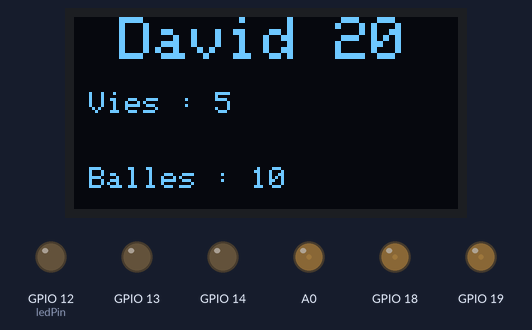
Recording of a sketch running on a simulated ESP8266 (NodeMCU). Shown: 128×64 one-colour display, output pins drawn as LEDs (lit = HIGH). What the sketch prints to the serial monitor is not drawn.

Above: at 0.2 s.
Timing chart, 0 to 130.0 s (numbered marks = the images above):
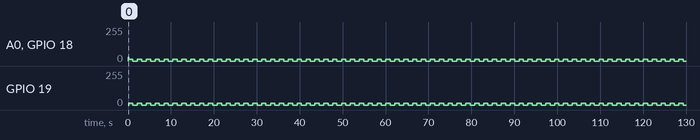

Measured:
- by itself, A0, GPIO 18, GPIO 19: alternates 13/255 for 1.0 s and 0/255 for 1.1 s

The sketch:

v3_test.ino
```cpp
#include <Arduino.h>
#include <IRremoteESP8266.h>
#include <IRsend.h>
#include <IRrecv.h>
#include <IRutils.h>
#include <Wire.h>
#include <Adafruit_GFX.h>
#include <Adafruit_SSD1306.h>
#include "RGBLed.h"

#define SCREEN_WIDTH 128 // OLED display width, in pixels
#define SCREEN_HEIGHT 64 // OLED display height, in pixels
#define IR_PIN 4
int RECV_PIN = 2;
int ledPin = 12;
const int buttonPin1 = 27;
const int buttonPin2 = 32;
const int buttonPin3 = 33;

RGBLed led2(14, 13, 12);
RGBLed led1(19, 18, 17);

int buttonState1 = 0;
int lastButtonState1 = HIGH;  // Ajout d'une variable pour suivre l'état précédent du bouton

int buttonState2 = 0;
int lastButtonState2 = HIGH;  // Ajout d'une variable pour suivre l'état précédent du bouton

int buttonState3 = 0;
int lastButtonState3 = HIGH;  // Ajout d'une variable pour suivre l'état précédent du bouton

Adafruit_SSD1306 display(SCREEN_WIDTH, SCREEN_HEIGHT, &Wire, -1); // Declaration for an SSD1306 display connected to I2C (SDA, SCL pins)

int vie = 5;
int balle = 10;
int fin = 5;

IRsend irsend(IR_PIN);  // Set the GPIO to be used to sending the message.
IRrecv irrecv(RECV_PIN);

decode_results results;

void setup() {
  irsend.begin();
  irsend.enableIROut(38);  // Set the frequency to 38 kHz
  Serial.begin(9600);
  Serial.println("Enabling IRin");
  irrecv.enableIRIn(); // Start the receiver
  Serial.println("Enabled IRin");
  pinMode(ledPin, OUTPUT);
  pinMode(buttonPin1, INPUT_PULLUP);
  pinMode(buttonPin2, INPUT_PULLUP);
  pinMode(buttonPin3, INPUT_PULLUP);

  // Ecran
  if(!display.begin(SSD1306_SWITCHCAPVCC, 0x3C)) { // Address 0x3D for 128x64
    Serial.println(F("SSD1306 allocation failed"));
    for(;;);
  }
  //delay(2000);
  //Ecran
  display.clearDisplay();

  display.setTextSize(2);
  display.setTextColor(WHITE);
  display.setCursor(15, 0);
  // Display static text
  display.println("David 20");

  display.setTextSize(1);
  display.setCursor(5, 25);
  display.println("Vies : " + String(vie));
  display.setCursor(5, 50);
  display.println("Balles : " + String(balle));
  display.display();

  led1.setColor(0, 27, 27);
}

void loop() {
  irsend.sendNEC(0x700200, 32);
  led1.setColor(13, 13, 13);
  delay (1000);
  led1.setColor(0,0,0);
  delay (1000);

}
```

RGBLed.h
```cpp
#ifndef RGBLED_H
#define RGBLED_H

#include <Arduino.h>

class RGBLed {
  public:
    RGBLed(int redPin, int greenPin, int bluePin)
      : redPin(redPin), greenPin(greenPin), bluePin(bluePin) {
      // Initialiser les broches en sortie
      pinMode(redPin, OUTPUT);
      pinMode(greenPin, OUTPUT);
      pinMode(bluePin, OUTPUT);
    }

    void setColor(int red, int green, int blue) {
      analogWrite(redPin, red);
      analogWrite(greenPin, green);
      analogWrite(bluePin, blue);
    }

  private:
    int redPin;
    int greenPin;
    int bluePin;
};

#endif
```
